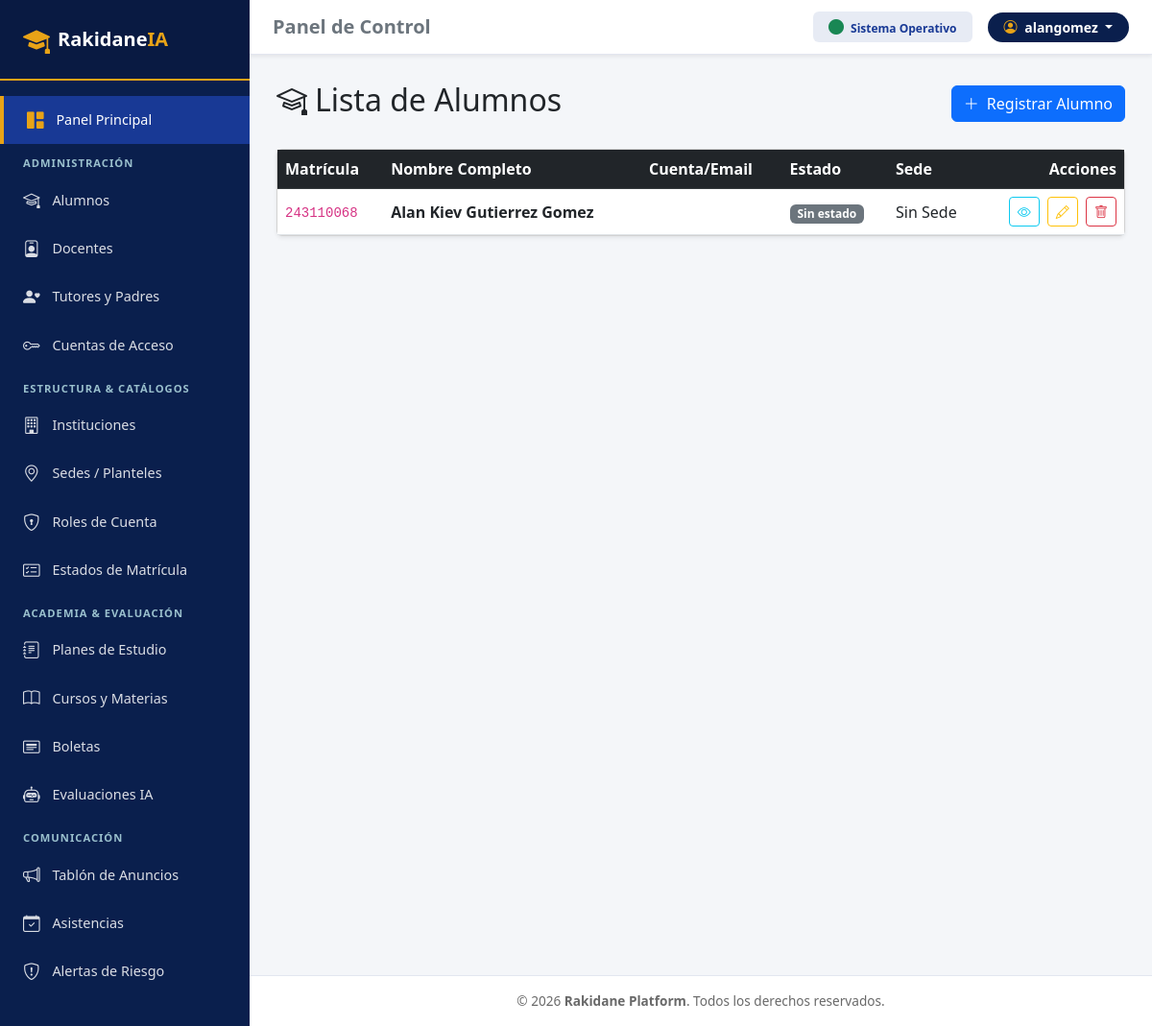
Before: /usuarios/alumnos/ (signed in) with the older database file.
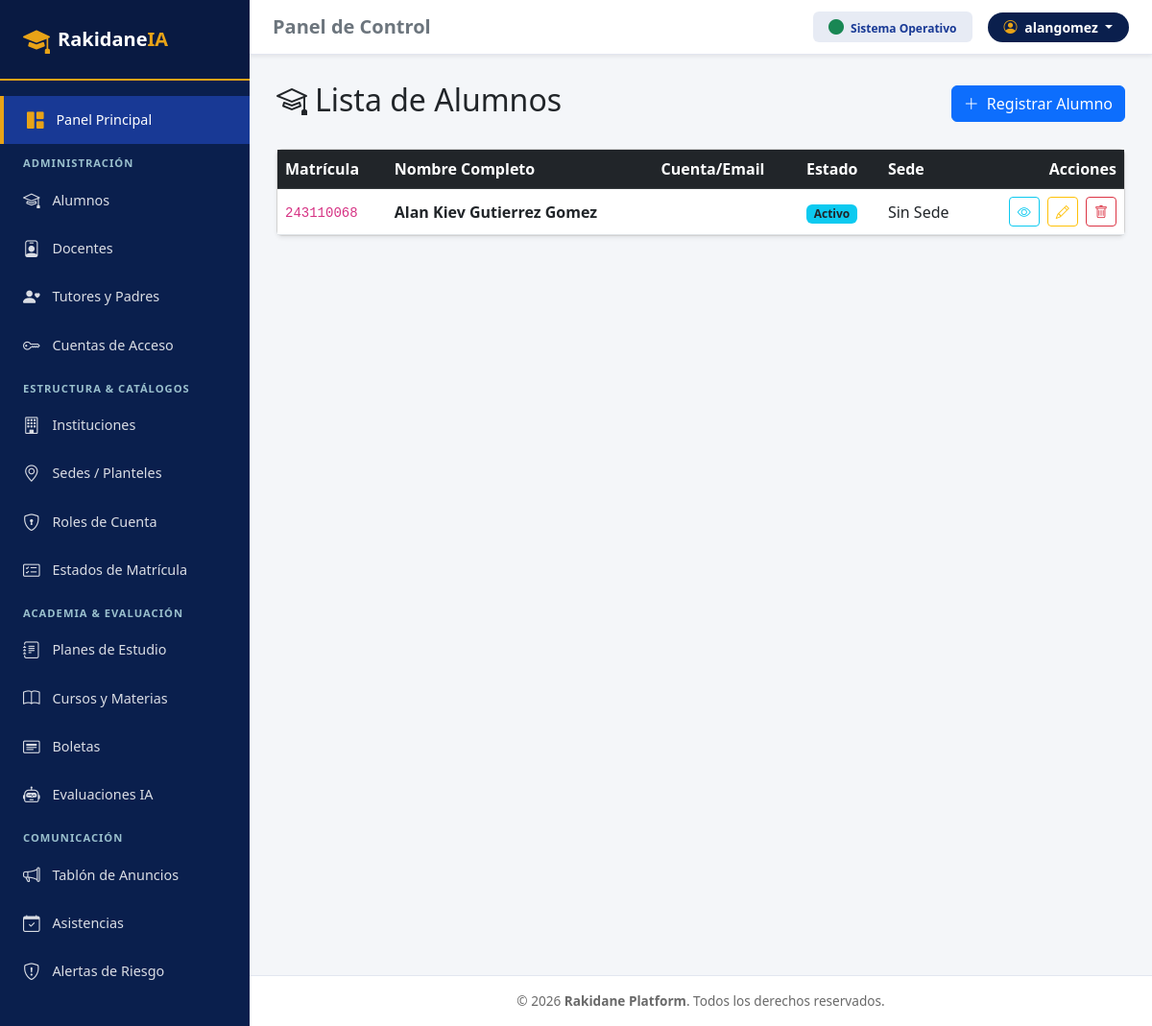
After: the same page with the newer database file.
### usuarios/models.py (models this page shows, shortened)
class Alumno(models.Model):
    id_alumno = models.UUIDField(primary_key=True, default=uuid.uuid4, editable=False)
    id_cuenta = models.OneToOneField(CuentaAcceso, on_delete=models.SET_NULL, db_column='id_cuenta', null=True, blank=True)
    id_sede = models.ForeignKey('institucion.Sede', on_delete=models.SET_NULL, null=True, blank=True, db_column='id_sede')
    id_estado_matricula = models.ForeignKey(EstadoMatricula, on_delete=models.PROTECT, db_column='id_estado_matricula', null=True, blank=True)
    nombres = models.CharField(max_length=100)
    apellido_paterno = models.CharField(max_length=100)
    apellido_materno = models.CharField(max_length=100, blank=True, null=True)
    matricula_expediente = models.CharField(max_length=50, unique=True)
    curp_dni = models.CharField(max_length=30, blank=True, null=True)
    fecha_nacimiento = models.DateField(blank=True, null=True)
    genero = models.CharField(max_length=20, blank=True, null=True)
    telefono_personal = models.CharField(max_length=20, blank=True, null=True)
    direccion_domicilio = models.TextField(blank=True, null=True)
    foto_perfil_url = models.URLField(blank=True, null=True)
    creado_en = models.DateTimeField(auto_now_add=True)
    class Meta:
        db_table = 'alumno'

class EstadoMatricula(models.Model):
    id_estado_matricula = models.UUIDField(primary_key=True, default=uuid.uuid4, editable=False)
    nombre_estado = models.CharField(max_length=50, unique=True, help_text="Activo, Baja Temporal, Graduado, Suspendido")
    descripcion = models.TextField(blank=True, null=True)
    class Meta:
        db_table = 'estado_matricula'

### usuarios/views.py (the view)
# urls.py: path('alumnos/', login_required(AlumnoListView.as_view()), name='alumno_list'),
class AlumnoListView(ListView):
    model = Alumno
    template_name = 'usuarios/Alumnos/alumno_list.html'
    context_object_name = 'alumnos'

### usuarios/templates/usuarios/Alumnos/alumno_list.html (shortened to what this page needs)
{% extends "base.html" %}
{% block content %}
<div class="d-flex justify-content-between align-items-center mb-4">
    <h2><i class="bi bi-mortarboard me-2"></i>Lista de Alumnos</h2>
    <a href="{% url 'alumno_create' %}" class="btn btn-primary">
        <i class="bi bi-plus-lg me-1"></i> Registrar Alumno
    </a>
</div>
<div class="card shadow-sm">
    <div class="card-body p-0">
        <div class="table-responsive">
            <table class="table table-hover align-middle mb-0">
                <thead class="table-dark">
                    <tr>
                        <th>Matrícula</th>
                        <th>Nombre Completo</th>
                        <th>Cuenta/Email</th>
                        <th>Estado</th>
                        <th>Sede</th>
                        <th class="text-end">Acciones</th>
                    </tr>
                </thead>
                <tbody>
                    {% for alumno in alumnos %}
                    <tr>
                        <td><code>{{ alumno.matricula_expediente }}</code></td>
                        <td class="fw-bold">{{ alumno.nombres }} {{ alumno.apellido_paterno }} {{ alumno.apellido_materno|default:"" }}</td>
                        <td>{{ alumno.id_cuenta.email }}</td>
                        <td>
                            {% if alumno.id_estado_matricula %}
                                <span class="badge bg-info text-dark">{{ alumno.id_estado_matricula.nombre_estado }}</span>
                            {% else %}
                                <span class="badge bg-secondary">Sin estado</span>
                            {% endif %}
                        </td>
                        <td>{{ alumno.id_sede|default:"Sin Sede" }}</td>
                        <td class="text-end">
                            <a href="{% url 'alumno_detail' alumno.pk %}" class="btn btn-sm btn-outline-info me-1" title="Ver Detalle">
                                <i class="bi bi-eye"></i>
                            </a>
                            <a href="{% url 'alumno_update' alumno.pk %}" class="btn btn-sm btn-outline-warning me-1" title="Editar">
                                <i class="bi bi-pencil"></i>
                            </a>
                            <a href="{% url 'alumno_delete' alumno.pk %}" class="btn btn-sm btn-outline-danger" title="Eliminar">
                                <i class="bi bi-trash"></i>
                            </a>
                        </td>
                    </tr>
                    {% empty %}
                    <tr>
                        <td colspan="6" class="text-center py-4 text-muted">
                            <i class="bi bi-inbox fs-3 d-block mb-2"></i> No hay alumnos registrados.
                        </td>
                    </tr>
                    {% endfor %}
                </tbody>
            </table>
        </div>
    </div>
</div>
{% endblock %}

Changed rows visible on the page:
changed Alumno "Alan Kiev": id_estado_matricula.nombre_estado (not shown) → "Activo"; no longer shows "Sin estado"
